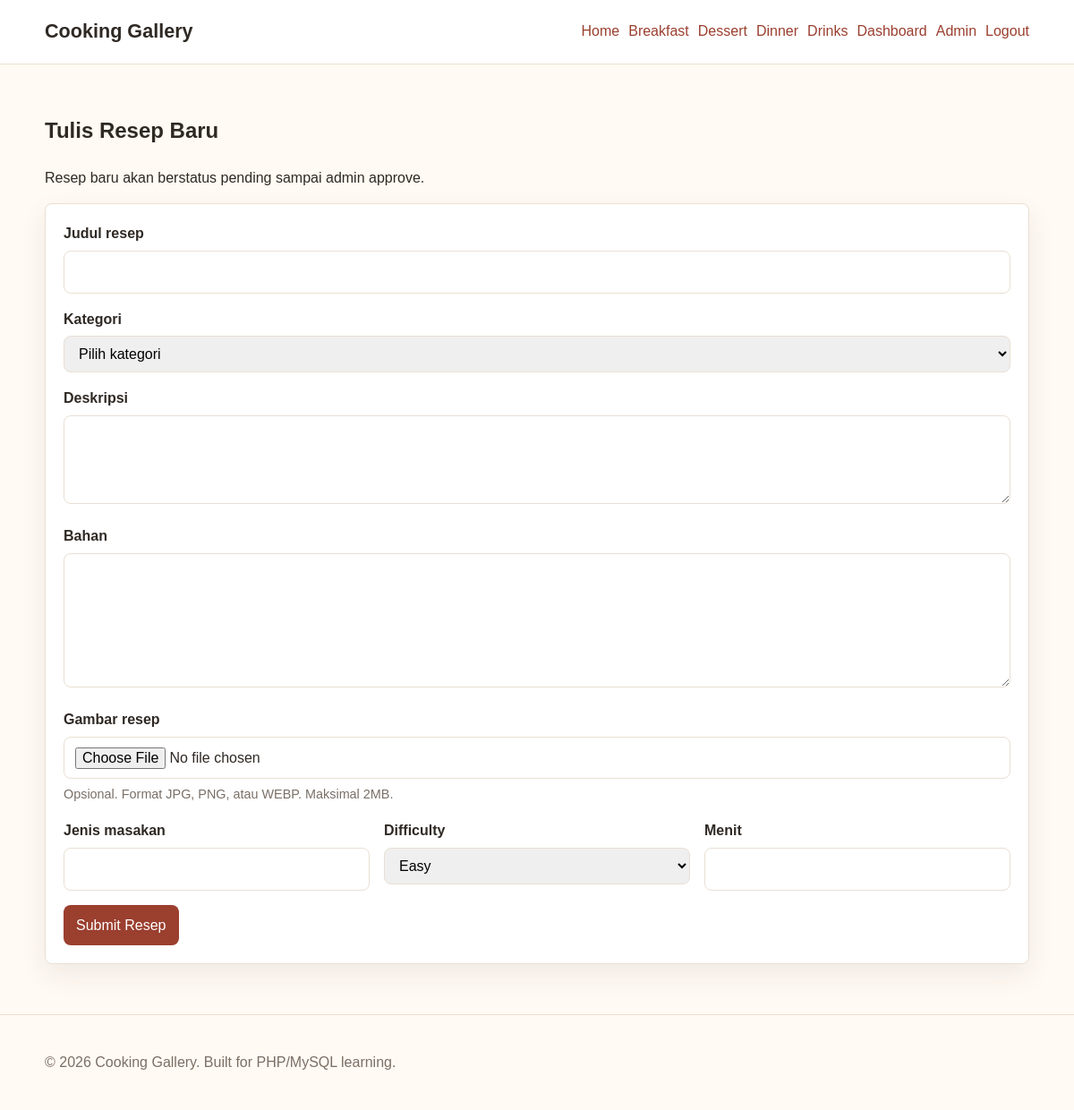
The page /user/new-recipe.php (signed in) on the database its author committed.
### tables this page shows
CREATE TABLE IF NOT EXISTS categories (
    id INT AUTO_INCREMENT PRIMARY KEY,
    name VARCHAR(100) NOT NULL,
    slug VARCHAR(120) NOT NULL UNIQUE
);

### classes/Category.php (called while the page is built, shortened)
<?php
class Category
{
    private PDO $databaseConnection;
    public function __construct(PDO $databaseConnection)
    {
        $this->databaseConnection = $databaseConnection;
    }
    public function getAll(): array
    {
        $allCategoriesStatement = $this->databaseConnection->query("SELECT * FROM categories ORDER BY name ASC");
        return $allCategoriesStatement->fetchAll();
    }
}

### includes/bootstrap.php (called while the page is built, shortened)
<?php
require_once __DIR__ . '/../classes/Auth.php';
require_once __DIR__ . '/../classes/Category.php';
function escapeHtml($value): string
{
    return htmlspecialchars((string) $value, ENT_QUOTES, 'UTF-8');
}

### classes/Auth.php (called while the page is built, shortened)
<?php
class Auth
{
    public function check(): bool
    {
        return isset($_SESSION['user_id']);
    }
    public function isAdmin(): bool
    {
        return isset($_SESSION['role']) && $_SESSION['role'] === 'admin';
    }
}

### user/new-recipe.php (the view, shortened to what this page needs)
<?php
require_once __DIR__ . '/../includes/bootstrap.php';
$categoryObject = new Category($databaseConnection);
$categories = $categoryObject->getAll();
include __DIR__ . '/../includes/header.php';
?>
<h2>Tulis Resep Baru</h2>
<p>Resep baru akan berstatus pending sampai admin approve.</p>
<form method="post" class="content-form" enctype="multipart/form-data">
    <div class="form-group">
        <label for="title">Judul resep</label>
        <input id="title" type="text" name="title" value="<?= escapeHtml($_POST['title'] ?? '') ?>">
    </div>
    <div class="form-group">
        <label for="category_id">Kategori</label>
        <select id="category_id" name="category_id">
            <option value="">Pilih kategori</option>
        </select>
    </div>
    <div class="form-group">
        <label for="description">Deskripsi</label>
        <textarea id="description" name="description" rows="3"><?= escapeHtml($_POST['description'] ?? '') ?></textarea>
    </div>
    <div class="form-group">
        <label for="ingredients">Bahan</label>
        <textarea id="ingredients" name="ingredients" rows="5"><?= escapeHtml($_POST['ingredients'] ?? '') ?></textarea>
    </div>
    <div class="form-group">
        <label for="image">Gambar resep</label>
        <input id="image" type="file" name="image" accept=".jpg,.jpeg,.png,.webp">
        <p class="field-help">Opsional. Format JPG, PNG, atau WEBP. Maksimal 2MB.</p>
    </div>
    <div class="form-grid">
        <div class="form-group">
            <label for="cooking_type">Jenis masakan</label>
            <input id="cooking_type" type="text" name="cooking_type" value="<?= escapeHtml($_POST['cooking_type'] ?? '') ?>">
        </div>
        <div class="form-group">
            <label for="difficulty">Difficulty</label>
            <select id="difficulty" name="difficulty">
                <option value="easy">Easy</option>
            </select>
        </div>
        <div class="form-group">
            <label for="cooking_time_minutes">Menit</label>
            <input id="cooking_time_minutes" type="number" name="cooking_time_minutes" min="1" value="<?= escapeHtml($_POST['cooking_time_minutes'] ?? '') ?>">
        </div>
    </div>
    <button class="button button-primary" type="submit">Submit Resep</button>
</form>
<?php include __DIR__ . '/../includes/footer.php'; ?>

### includes/header.php (shortened to what this page needs)
<?php
$authForHeader = new Auth($databaseConnection);
$categoryObjectForHeader = new Category($databaseConnection);
$navigationCategories = $categoryObjectForHeader->getAll();
?>
<!DOCTYPE html>
<html lang="id">
<head>
    <link rel="stylesheet" href="<?= APP_URL ?>/assets/css/style.css">
</head>
<body>
<header class="site-header">
    <div class="container">
        <h1 class="logo"><a href="<?= APP_URL ?>">Cooking Gallery</a></h1>
        <nav class="top-nav" aria-label="Main navigation">
            <a href="<?= APP_URL ?>">Home</a>
            <?php foreach (array_slice($navigationCategories, 0, 4) as $navigationCategory): ?>
                <a href="<?= APP_URL ?>/category.php?id=<?= (int) $navigationCategory['id'] ?>"><?= escapeHtml($navigationCategory['name']) ?></a>
            <?php endforeach; ?>
            <?php if ($authForHeader->check()): ?>
                <a href="<?= APP_URL ?>/user/dashboard.php">Dashboard</a>
                <?php if ($authForHeader->isAdmin()): ?>
                    <a href="<?= APP_URL ?>/admin/index.php">Admin</a>
                <?php endif; ?>
                <a href="<?= APP_URL ?>/logout.php">Logout</a>
            <?php else: ?>
                <a href="<?= APP_URL ?>/login.php">Login</a>
                <a href="<?= APP_URL ?>/register.php">Register</a>
            <?php endif; ?>
        </nav>
    </div>
</header>
<main class="site-main">
    <div class="container">

### assets/css/style.css (style rules this page uses)
:root { --color-bg: #fffaf3; --color-surface: #ffffff; --color-text: #2f2924; --color-muted: #7a6f66; --color-primary: #9b3f2f; --color-primary-dark: #742f24; --color-border: #eadfd3; --color-success: #2f7d4f; --color-warning: #b7791f; --color-danger: #b42318; --shadow-soft: 0 12px 30px rgba(47, 41, 36, 0.08); --radius: 8px; --container: 1100px; }
* { box-sizing: border-box; }
body { margin: 0; font-family: Arial, sans-serif; background: var(--color-bg); color: var(--color-text); line-height: 1.6; }
.container { width: min(92%, var(--container)); margin: 0 auto; }
a { color: var(--color-primary); text-decoration: none; }
.site-header { background: var(--color-surface); border-bottom: 1px solid var(--color-border); position: sticky; top: 0; z-index: 10; }
.site-header .container { display: flex; align-items: center; justify-content: space-between; gap: 24px; padding: 18px 0; }
.logo { font-size: 1.35rem; margin: 0; }
.logo a { color: var(--color-text); font-weight: 700; }
.top-nav, .admin-nav, .inline-actions { display: flex; align-items: center; flex-wrap: wrap; gap: 10px; }
.site-main { min-height: 72vh; padding: 36px 0 56px; }
.recipe-card, .recipe-detail, .content-form, .demo-logins, .comments-section { background: var(--color-surface); border: 1px solid var(--color-border); border-radius: var(--radius); box-shadow: var(--shadow-soft); padding: 20px; }
.form-group { margin-bottom: 16px; }
.form-grid { display: grid; grid-template-columns: repeat(3, minmax(0, 1fr)); gap: 16px; }
label { display: block; margin-bottom: 6px; font-weight: 700; }
input, select, textarea { width: 100%; border: 1px solid var(--color-border); border-radius: var(--radius); padding: 10px 12px; font: inherit; }
.field-help { color: var(--color-muted); font-size: 0.9rem; margin: 6px 0 0; }
.button, button { border: 0; border-radius: var(--radius); padding: 10px 14px; cursor: pointer; background: #f3ece4; color: var(--color-text); font: inherit; }
.button-primary, button[type="submit"] { background: var(--color-primary); color: #ffffff; }

### rows shown on the page
categories: name "Breakfast"
categories: name "Dessert"
categories: name "Dinner"
categories: name "Drinks"
